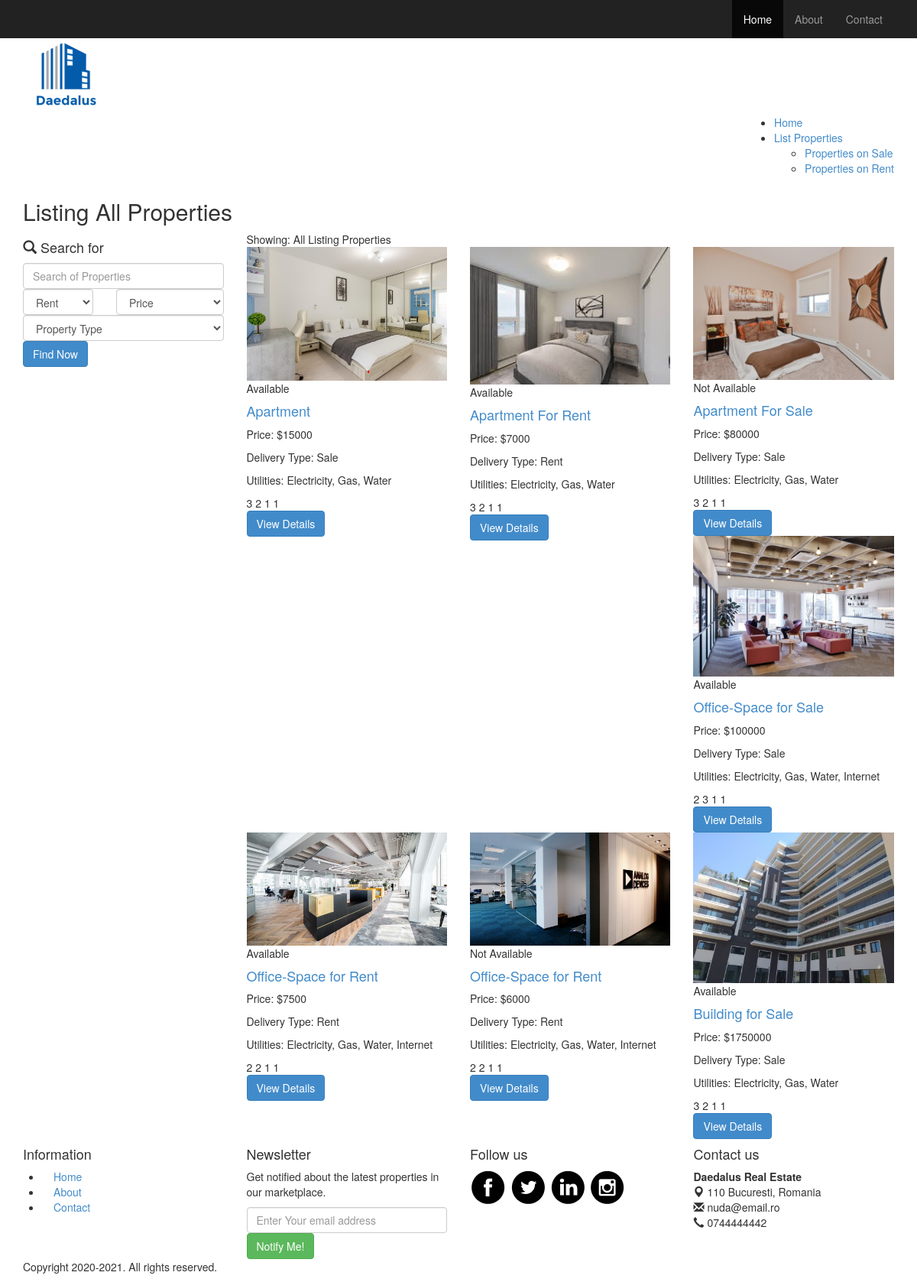
Page /list-properties.php on the committed database.
### tables this page shows
CREATE TABLE `properties` (
  `property_id` int(10) NOT NULL,
  `property_title` varchar(150) DEFAULT NULL,
  `property_details` text,
  `delivery_type` varchar(20) DEFAULT NULL,
  `availablility` int(5) DEFAULT NULL,
  `price` float DEFAULT NULL,
  `property_address` varchar(200) DEFAULT NULL,
  `property_img` varchar(200) DEFAULT NULL,
  `bed_room` int(5) DEFAULT NULL,
  `liv_room` int(5) DEFAULT NULL,
  `parking` int(5) DEFAULT NULL,
  `kitchen` int(5) DEFAULT NULL,
  `utility` varchar(100) DEFAULT NULL,
  `property_type` varchar(20) DEFAULT NULL,
  `floor_space` varchar(20) DEFAULT NULL,
  `agent_id` int(10) DEFAULT NULL
);

### list-properties.php (the view, shortened to what this page needs)
<?php
include_once "connection.php";
$query = "select * from properties";
$result = mysqli_query($con,$query);
?>
<!DOCTYPE html>
<html lang="en">
<head>
 	<link rel="stylesheet" href="assets/bootstrap/css/bootstrap.css" />
  	<link rel="stylesheet" href="assets/style.css"/>
<link rel="stylesheet" href="assets/owl-carousel/owl.carousel.css">
<link rel="stylesheet" href="assets/owl-carousel/owl.theme.css">
    <link rel="stylesheet" type="text/css" href="assets/slitslider/css/style.css" />
    <link rel="stylesheet" type="text/css" href="assets/slitslider/css/custom.css" />
<script src='assets/google_analytics_auto.js'></script></head>
<body>
<div class="navbar-wrapper">
        <div class="navbar-inverse" role="navigation">
          <div class="container">
            <div class="navbar-collapse  collapse">
              <ul class="nav navbar-nav navbar-right">
               <li class="active"><a href="index.php">Home</a></li>
                <li><a href="about.html">About</a></li>
                <li><a href="contact.html">Contact</a></li>
              </ul>
            </div>
          </div>
        </div>
    </div>
<div class="container">
<div class="header">
<a href="index.php"><img src="images/logo.png" alt="Realestate"></a>
            <div class="menu">
              <ul class="pull-right">
              	<li><a href="index.php">Home</a></li>
                <li><a href="list-properties.php">List Properties</a>
                	 <ul class="dropdown">
                    	<li><a href="sale.php">Properties on Sale</a></li>
                        <li><a href="rent.php">Properties on Rent</a></li>
                    </ul>
                </li>
              </ul>
           </div>
</div>
</div>
<div class="inside-banner">
  <div class="container">
    <h2>Listing All Properties</h2>
</div>
</div>
<div class="container">
<div class="properties-listing spacer">
<div class="row">
<div class="col-lg-3 col-sm-4 ">
  <div class="search-form"><h4><span class="glyphicon glyphicon-search"></span> Search for</h4>
  <form action="search.php" method="post" name="search">
    <input type="text" class="form-control" name="search" placeholder="Search of Properties">
    <div class="row">
            <div class="col-lg-5">
              <select name="delivery_type" class="form-control">
                <option value="Rent">Rent</option>
              </select>
            </div>
            <div class="col-lg-7">
              <select name="search_price" class="form-control">
                <option>Price</option>
              </select>
            </div>
          </div>
          <div class="row">
          <div class="col-lg-12">
              <select name="property_type" class="form-control">
                <option>Property Type</option>
              </select>
              </div>
          </div>
          <button name="submit" class="btn btn-primary">Find Now</button>
</form>
  </div>
</div>
<div class="col-lg-9 col-sm-8">
<div class="sortby clearfix">
<div class="pull-left result">Showing: All Listing Properties </div>
</div>
<div class="row">
     <?php
	  	while($property_result = mysqli_fetch_assoc($result)){
			$id = $property_result['property_id'];
			$property_title = $property_result['property_title'];
			$delivery_type = $property_result['delivery_type'];
			$availablility = $property_result['availablility'];
			$price = $property_result['price'];
			$property_img = $property_result['property_img'];
			$bed_room = $property_result['bed_room'];
			$liv_room = $property_result['liv_room'];
			$parking = $property_result['parking'];
			$kitchen = $property_result['kitchen'];
			$utility = $property_result['utility'];
	  ?>
      <div class="col-lg-4 col-sm-6">
      <div class="properties">
        <div class="image-holder"><img src="<?php echo $property_img; ?>" class="img-responsive" alt="properties">
          <?php if($availablility == 0){ ?><div class="status sold">Available</div> <?php } else { ?>
          <div class="status new">Not Available</div>
          <?php } ?>
        </div>
        <h4><a href="property-detail.php?id=<?php echo $id; ?>"><?php echo $property_title;  ?></a></h4>
        <p class="price">Price: $<?php echo $price; ?></p>
        <p class="price">Delivery Type: <?php echo $delivery_type; ?></p>
        <p class="price">Utilities: <?php echo $utility; ?></p>
        <div class="listing-detail">
        <span data-toggle="tooltip" data-placement="bottom" data-original-title="Bed Room"><?php echo $bed_room; ?></span>
        <span data-toggle="tooltip" data-placement="bottom" data-original-title="Living Room"><?php echo $liv_room; ?></span>
        <span data-toggle="tooltip" data-placement="bottom" data-original-title="Parking"><?php echo $parking; ?></span>
        <span data-toggle="tooltip" data-placement="bottom" data-original-title="Kitchen"><?php echo $kitchen; ?></span>
        </div>
        <a class="btn btn-primary" href="property-detail.php?id=<?php echo $id; ?>">View Details</a>
      </div>
      </div>
      <?php } ?>
</div>
</div>
</div>
</div>
</div>
<div class="footer">
<div class="container">
<div class="row">
            <div class="col-lg-3 col-sm-3">
                   <h4>Information</h4>
                   <ul class="row">
                <li class="col-lg-12 col-sm-12 col-xs-3"><a href="index.php">Home</a></li>
                <li class="col-lg-12 col-sm-12 col-xs-3"><a href="about.html">About</a></li>
                <li class="col-lg-12 col-sm-12 col-xs-3"><a href="contact.html">Contact</a></li>
              </ul>
            </div>
            <div class="col-lg-3 col-sm-3">
                    <h4>Newsletter</h4>
                    <p>Get notified about the latest properties in our marketplace.</p>
                    <form class="form-inline" role="form">
                            <input type="text" placeholder="Enter Your email address" class="form-control">
                                <button class="btn btn-success" type="button">Notify Me!</button></form>
            </div>
            <div class="col-lg-3 col-sm-3">
                    <h4>Follow us</h4>
                    <a href="#"><img src="images/facebook.png" alt="facebook"></a>
                    <a href="#"><img src="images/twitter.png" alt="twitter"></a>
                    <a href="#"><img src="images/linkedin.png" alt="linkedin"></a>
                    <a href="#"><img src="images/instagram.png" alt="instagram"></a>
            </div>
             <div class="col-lg-3 col-sm-3">
                    <h4>Contact us</h4>
                    <p><b>Daedalus Real Estate</b><br>
<span class="glyphicon glyphicon-map-marker"></span> 110 Bucuresti, Romania<br>
<span class="glyphicon glyphicon-envelope"></span> nuda@email.ro<br>
<span class="glyphicon glyphicon-earphone"></span> 0744444442</p>
            </div>
        </div>
<p class="copyright">Copyright 2020-2021. All rights reserved.</p>
</div></div>
</body>
</html>

### rows in the picture
properties: property_img (picture), availablility "Available", property_title "Apartment", price "15000", delivery_type "Sale", utility "Electricity, Gas, Water", bed_room "3", liv_room "2", parking "1", kitchen "1"
properties: property_img (picture), availablility "Available", property_title "Apartment For Rent", price "7000", delivery_type "Rent", utility "Electricity, Gas, Water", bed_room "3", liv_room "2", parking "1", kitchen "1"
properties: property_img (picture), availablility "Not Available", property_title "Apartment For Sale", price "80000", delivery_type "Sale", utility "Electricity, Gas, Water", bed_room "3", liv_room "2", parking "1", kitchen "1"
properties: property_img (picture), availablility "Available", property_title "Office-Space for Sale", price "100000", delivery_type "Sale", utility "Electricity, Gas, Water, Internet", bed_room "2", liv_room "3", parking "1", kitchen "1"
properties: property_img (picture), availablility "Available", property_title "Office-Space for Rent", price "7500", delivery_type "Rent", utility "Electricity, Gas, Water, Internet", bed_room "2", liv_room "2", parking "1", kitchen "1"
properties: property_img (picture), availablility "Not Available", property_title "Office-Space for Rent", price "6000", delivery_type "Rent", utility "Electricity, Gas, Water, Internet", bed_room "2", liv_room "2", parking "1", kitchen "1"
properties: property_img (picture), availablility "Available", property_title "Building for Sale", price "1750000", delivery_type "Sale", utility "Electricity, Gas, Water", bed_room "3", liv_room "2", parking "1", kitchen "1"
